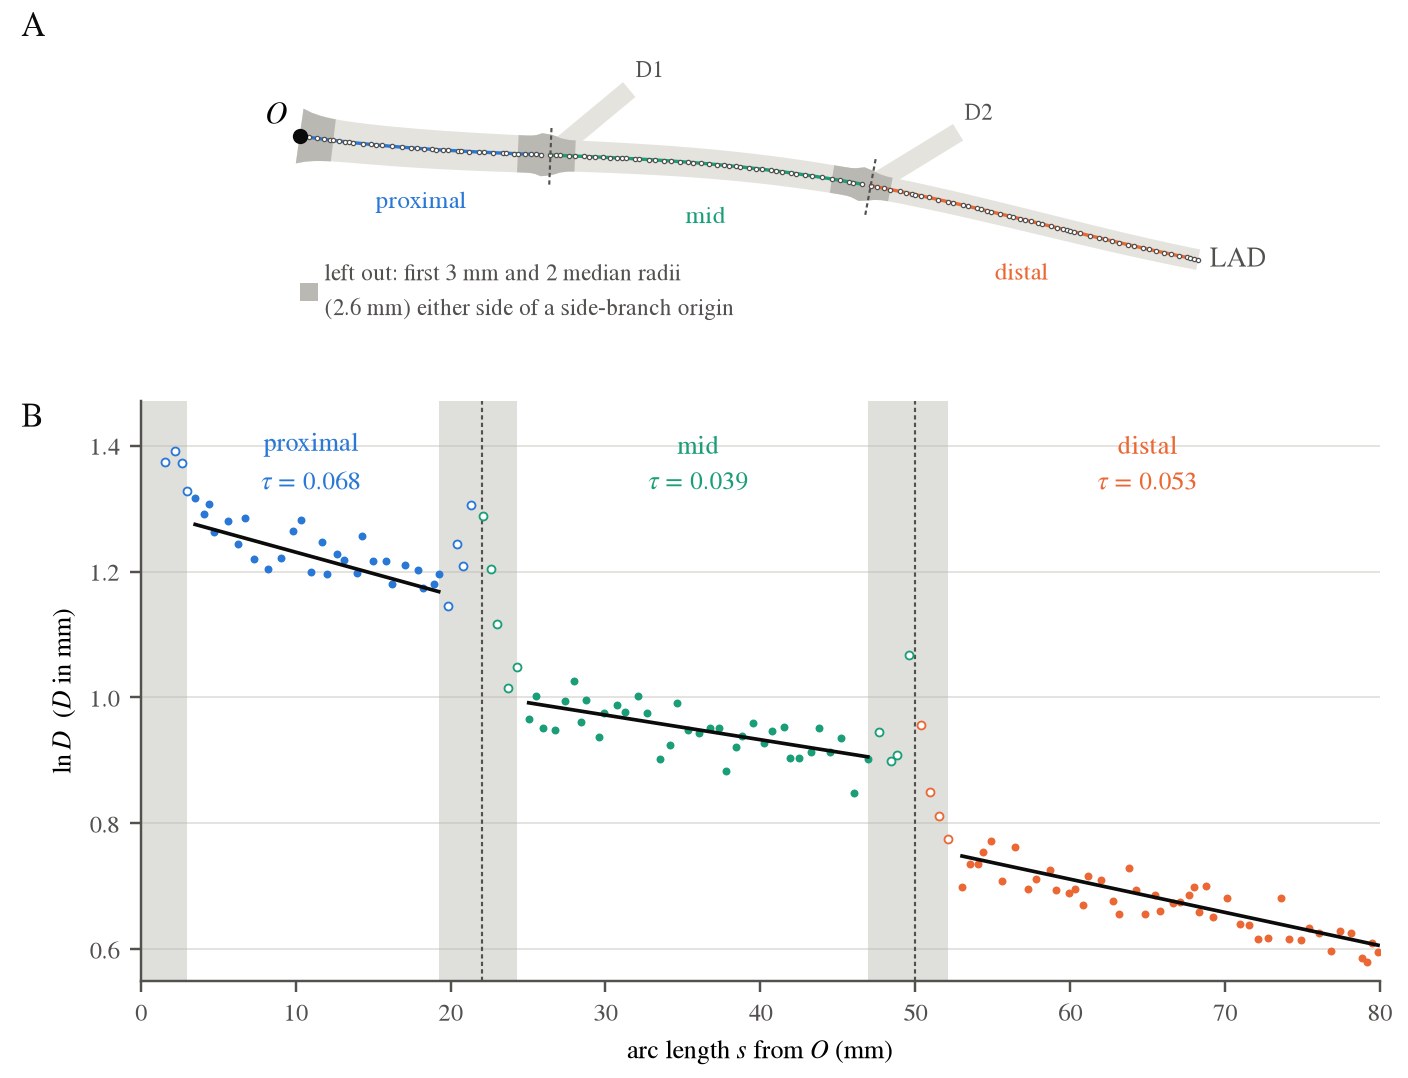

Recreate this plot in Python.
"""Figure for Section sec:method-taper (fig:method-taper): from lumen contours to the taper of each segment.

    python Thesis_coronary/content/methodology/figures/taper_figure.py

A made-up LAD (no patient data) with unevenly spaced points and irregular lumen contours, run through the real
code of CGPS_data/thesis_final/taper_feature.py (keep_mask, segment_taper) and daughter_ratio.contour_diameter.
The lumen narrows by a fixed fraction per mm, widens towards the bifurcation point O and steps down at the
two side-branch origins (D1, D2), which are also the segment boundaries.
A, the artery with its centerline, the side branches and the excluded stretches (first 3 mm and K median radii
either side of each branch origin). B, ln D against arc length, kept points filled and excluded points hollow,
with the Theil-Sen line and tau of each segment.
Writes taper_figure.{pdf,png} next to this file. Thesis style as daughter_ratio_figure.py: serif, white, no title.
"""
import sys
from pathlib import Path

import matplotlib

matplotlib.use("Agg")
import matplotlib.pyplot as plt
import numpy as np
from scipy.stats import theilslopes

ROOT = Path(__file__).resolve().parents[4]
sys.path.insert(0, str(ROOT / "CGPS_data" / "thesis_final"))
from daughter_ratio import contour_diameter  # noqa: E402
from taper_feature import K, START_MM, keep_mask, segment_taper  # noqa: E402

INK, INK2, MUTED, GRID, SURF = "#0b0b0b", "#52514e", "#8a8984", "#dcdbd6", "white"
LUMEN = "#e4e3de"
OUT = "#b9b8b2"  # excluded stretches
SEG = {0: "#2a78d6", 1: "#1a9e77", 2: "#eb6834"}
NAME = {0: "proximal", 1: "mid", 2: "distal"}

plt.rcParams.update({"font.family": "serif", "font.serif": ["STIX Two Text", "STIXGeneral", "DejaVu Serif"],
                     "mathtext.fontset": "stix", "font.size": 8.5, "figure.facecolor": SURF,
                     "axes.facecolor": SURF, "savefig.facecolor": SURF})
rng = np.random.default_rng(5)

# ---------------------------------------------------------------- made-up LAD
L, BR = 80.0, (22.0, 50.0)  # length and the side-branch origins (D1, D2) = segment boundaries
BOUNDS = (0.0, BR[0], BR[1], L)
u = np.linspace(0, L, 4000)
head = np.radians(-8) + 0.10 * np.sin(u / 14)  # a gently bending artery in the plane
dense = np.c_[np.r_[0, np.cumsum(np.cos(head[:-1]) * np.diff(u))], np.r_[0, np.cumsum(np.sin(head[:-1]) * np.diff(u))]]
s = np.r_[0, np.cumsum(rng.uniform(0.3, 0.9, 400))]
s = s[s <= L]
Y = np.c_[np.interp(s, u, dense[:, 0]), np.interp(s, u, dense[:, 1]), np.zeros(len(s))]
T = np.c_[np.cos(np.interp(s, u, head)), np.sin(np.interp(s, u, head)), np.zeros(len(s))]
step = np.where(s > BR[0], 0.86, 1.0) * np.where(s > BR[1], 0.88, 1.0)
d_nom = 3.6 * np.exp(-0.005 * s) * step * (1 + 0.35 * np.exp(-s / 1.5))  # taper, steps, confluence at O
for b in BR:  # the lumen flares into each branch origin
    d_nom *= 1 + 0.30 * np.exp(-((s - b) / 0.9) ** 2)


def ring(y, t, d, m=180):
    """Irregular closed lumen contour around y in the plane perpendicular to t, nominal diameter d."""
    e1 = np.cross(t, [0, 0, 1.0])
    e1 /= np.linalg.norm(e1)
    e2 = np.cross(t, e1)
    a = np.linspace(0, 2 * np.pi, m, endpoint=False)
    ph = rng.uniform(0, 2 * np.pi, 2)
    r = d / 2 * (1 + 0.08 * np.cos(2 * a + ph[0]) + 0.04 * np.sin(3 * a + ph[1])) * np.exp(rng.normal(0, 0.025))
    return y + r[:, None] * (np.cos(a)[:, None] * e1 + np.sin(a)[:, None] * e2)


D = np.array([contour_diameter(ring(y, t, d)) for y, t, d in zip(Y, T, d_nom)])  # the real code
branch_s = (0.0,) + BR  # the LCx leaves at O, s = 0
keep = keep_mask(s, branch_s, D)
tau = [segment_taper(s, D, keep, lo, hi) for lo, hi in zip(BOUNDS[:-1], BOUNDS[1:])]
reach = K * np.nanmedian(D) / 2


def letter(ax, c):
    top = ax.get_subplotspec().get_position(ax.figure).y1
    ax.figure.text(0.015, top, c, fontsize=11, color=INK, va="top", ha="left")


def band(Y, T, d, m):
    N = np.c_[-T[:, 1], T[:, 0]]
    P = Y[:, :2]
    up, dn = P + N * d[:, None] / 2, P - N * d[:, None] / 2
    return np.r_[up[m], dn[m][::-1]]


def runs(mask):
    """(start, end) index pairs of the True runs of mask."""
    e = np.flatnonzero(np.diff(np.r_[0, mask.astype(int), 0]))
    return list(zip(e[::2], e[1::2]))


fig = plt.figure(figsize=(6.4, 4.9))
gs = fig.add_gridspec(2, 1, height_ratios=[0.55, 1.0], hspace=0.16, left=0.10, right=0.98, top=0.99, bottom=0.09)

# ---------------------------------------------------------------- A: the artery and what is left out
ax = fig.add_subplot(gs[0])
letter(ax, "A")
for b, lab in zip(BR, ("D1", "D2")):  # side branches
    j = int(np.argmin(np.abs(s - b)))
    n = np.r_[-T[j, 1], T[j, 0]]
    h = np.arctan2(*(n[:2] * 0.9 + T[j, :2])[::-1])
    w = np.linspace(0, 9, 30)
    st = np.c_[Y[j, 0] + w * np.cos(h), Y[j, 1] + w * np.sin(h), 0 * w]
    Ts = np.c_[np.cos(h) + 0 * w, np.sin(h) + 0 * w, 0 * w]
    ax.fill(*band(st, Ts, np.full(len(w), 1.7), np.ones(len(w), bool)).T, color=LUMEN, lw=0, zorder=1)
    ax.text(*(st[-1, :2] + [0.6, 0.6]), lab, fontsize=7.5, color=INK2, ha="left", va="bottom")
ax.fill(*band(Y, T, d_nom, np.ones(len(s), bool)).T, color=LUMEN, lw=0, zorder=1)
idx = np.arange(len(s))
for a, b in runs(~keep):
    ax.fill(*band(Y, T, d_nom, (idx >= max(a - 1, 0)) & (idx < b)).T, color=OUT, lw=0, zorder=2)
for part, (lo, hi) in enumerate(zip(BOUNDS[:-1], BOUNDS[1:])):
    m = (s >= lo) & (s <= hi)
    ax.plot(*Y[m, :2].T, color=SEG[part], lw=1.1, zorder=3)
    jm = int(np.argmin(np.abs(s - (lo + hi) / 2)))
    n = np.r_[-T[jm, 1], T[jm, 0]]
    ax.text(*(Y[jm, :2] - n[:2] * 3.6), NAME[part], color=SEG[part], fontsize=8, ha="center", va="top")
for b in BR:  # segment boundaries
    j = int(np.argmin(np.abs(s - b)))
    n = np.r_[-T[j, 1], T[j, 0]]
    ax.plot(*np.c_[Y[j, :2] - n[:2] * 2.6, Y[j, :2] + n[:2] * 2.6], color=INK2, lw=0.7, ls=(0, (2, 1.5)), zorder=4)
ax.plot(*Y[:, :2].T, "o", color=SURF, mec=INK2, ms=1.4, mew=0.4, zorder=3)
ax.plot(0, 0, "o", color=INK, ms=4, zorder=5)
ax.text(-1.0, 0.4, "$O$", fontsize=10, ha="right", va="bottom")
ax.text(Y[-1, 0] + 1.0, Y[-1, 1], "LAD", fontsize=9, color=INK2, ha="left", va="center")
ax.add_patch(plt.Rectangle((0.0, -14.5), 1.6, 1.6, color=OUT, lw=0))
ax.text(2.2, -13.7, f"left out: first {START_MM:g} mm and {K:g} median radii\n"
        f"({reach:.1f} mm) either side of a side-branch origin", fontsize=7.5, color=INK2, va="center")
ax.set(aspect="equal", xlim=(-4, Y[-1, 0] + 6), ylim=(-17, 11))
ax.axis("off")

# ---------------------------------------------------------------- B: ln D against arc length, Theil-Sen per segment
ax = fig.add_subplot(gs[1])
letter(ax, "B")
for a, b in runs(~keep):
    ax.axvspan(s[max(a - 1, 0)], s[b - 1], color=OUT, alpha=0.45, lw=0)
for b in BR:
    ax.axvline(b, color=INK2, lw=0.7, ls=(0, (2, 1.5)))
lnD = np.log(D)
for part, (lo, hi) in enumerate(zip(BOUNDS[:-1], BOUNDS[1:])):
    m = (s >= lo) & (s < hi)
    k = m & keep
    ax.plot(s[m & ~keep], lnD[m & ~keep], "o", mfc=SURF, mec=SEG[part], ms=2.6, mew=0.6)
    ax.plot(s[k], lnD[k], "o", color=SEG[part], ms=2.6, mew=0)
    b, a0 = theilslopes(lnD[k], s[k])[:2]
    x = np.array([s[k].min(), s[k].max()])
    ax.plot(x, a0 + b * x, color=INK, lw=1.2)
    ax.text((lo + hi) / 2, 1.43, f"{NAME[part]}\n$\\tau$ = {tau[part]:.3f}", color=SEG[part], ha="center",
            va="top", fontsize=8.5, linespacing=1.4)
ax.set(xlabel="arc length $s$ from $O$ (mm)", ylabel=r"$\ln D$  ($D$ in mm)", xlim=(0, L), ylim=(0.55, 1.47))
for sp in ("top", "right"):
    ax.spines[sp].set_visible(False)
for sp in ("left", "bottom"):
    ax.spines[sp].set_color(INK2)
ax.tick_params(colors=INK2, labelsize=8)
ax.grid(axis="y", color=GRID, lw=0.5)
ax.set_axisbelow(True)

out = Path(__file__).with_suffix("")
for ext in ("pdf", "png"):
    fig.savefig(f"{out}.{ext}", dpi=220)
print(f"wrote {out}.pdf/.png")
print("tau per segment", [round(t, 4) for t in tau], "true 0.05; reach", round(reach, 2), "mm")
